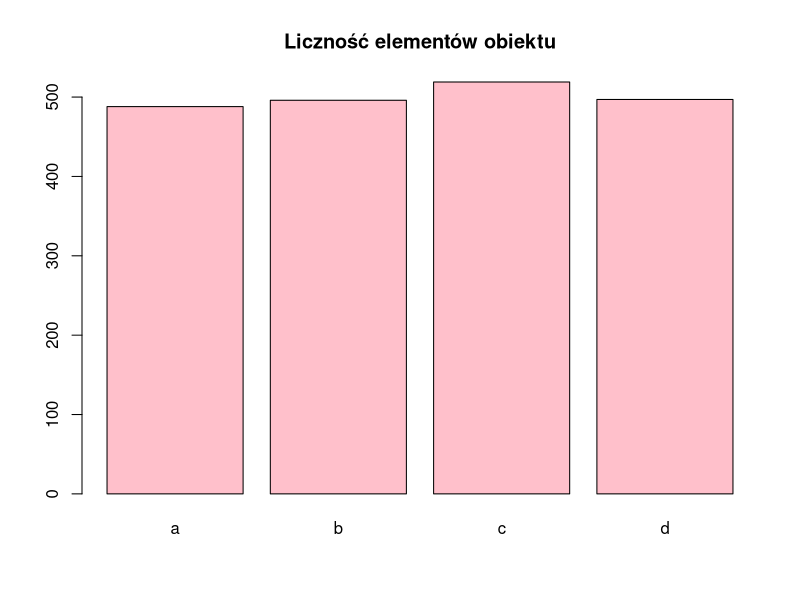

The R source for this figure:
## ---- chunk 1
knitr::opts_chunk$set(echo = TRUE)
## ---- chunk 2

set.seed(1410)
y <- factor(sample(letters[1L:4], 2000, replace = TRUE))
class(y) <- "niemampojecia"
class(y)
levels(y)

## ---- chunk 3
summary.niemampojecia <- function(x){
  
  # wyświetla podsumowanie obiektu x (ile elementów a, b, c, d jest w obiekcie). Metoda:
  # i) generuje wyswietlony w ładnej tabelce wynik podsumowania
  # ii) zwraca macierz z nazwanymi kolumnami i licznosciami obiektow
  
  sum <- table(x)
  max_len <- max(nchar(paste(sum)))
  
  cat(sapply(levels(x), function(e){paste(e, paste(replicate(max_len - nchar(e), " "), collapse = ""))}), sep = "| ")
  cat("\n")
  cat(paste(sum), sep = " | ")
  
  out <- matrix(sum, nrow = 1, ncol = length(unique(x)), dimnames = list(c(1), levels(x)))
}

# wynik naszej funkcji
result <- summary(y)
result
class(result)

## ---- chunk 4
plot.niemampojecia <- function(x){

  # wyswietla obrazek prezentujacy barplot pokazujacy licznosc elementow z obiektu x
  
  invisible(capture.output(result <- summary.niemampojecia(x))) # jak damy invisible(out) w summary.niemampojecia to capture.output nie jest potrzebny
  barplot(result, col = "pink", main = "Liczność elementów obiektu")
  
}

# wynik naszej funkcji
plot(y)
